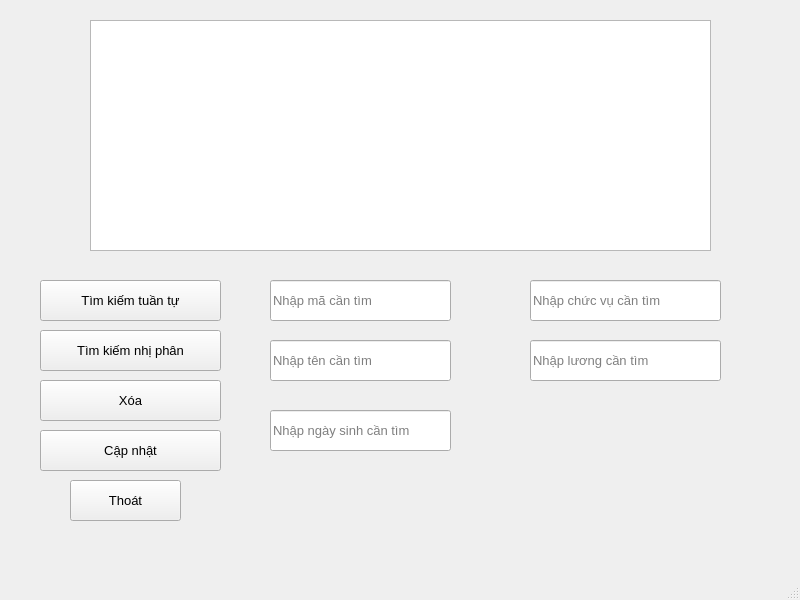
<?xml version="1.0" encoding="UTF-8"?>
<ui version="4.0">
 <class>MainWindow</class>
 <widget class="QMainWindow" name="MainWindow">
  <property name="geometry">
   <rect>
    <x>0</x>
    <y>0</y>
    <width>800</width>
    <height>600</height>
   </rect>
  </property>
  <property name="font">
   <font>
    <pointsize>10</pointsize>
   </font>
  </property>
  <property name="windowTitle">
   <string>Tìm kiếm</string>
  </property>
  <widget class="QWidget" name="centralwidget">
   <widget class="QTableWidget" name="tableWidget">
    <property name="geometry">
     <rect>
      <x>90</x>
      <y>20</y>
      <width>621</width>
      <height>231</height>
     </rect>
    </property>
   </widget>
   <widget class="QPushButton" name="pushButton">
    <property name="geometry">
     <rect>
      <x>40</x>
      <y>280</y>
      <width>181</width>
      <height>41</height>
     </rect>
    </property>
    <property name="text">
     <string>Tìm kiếm tuần tự</string>
    </property>
   </widget>
   <widget class="QPushButton" name="pushButton_2">
    <property name="geometry">
     <rect>
      <x>40</x>
      <y>330</y>
      <width>181</width>
      <height>41</height>
     </rect>
    </property>
    <property name="font">
     <font>
      <pointsize>10</pointsize>
     </font>
    </property>
    <property name="text">
     <string>Tìm kiếm nhị phân</string>
    </property>
   </widget>
   <widget class="QLineEdit" name="lineEdit">
    <property name="geometry">
     <rect>
      <x>270</x>
      <y>280</y>
      <width>181</width>
      <height>41</height>
     </rect>
    </property>
    <property name="font">
     <font>
      <pointsize>10</pointsize>
     </font>
    </property>
    <property name="text">
     <string/>
    </property>
    <property name="echoMode">
     <enum>QLineEdit::Normal</enum>
    </property>
    <property name="placeholderText">
     <string>Nhập mã cần tìm</string>
    </property>
   </widget>
   <widget class="QLineEdit" name="lineEdit_2">
    <property name="geometry">
     <rect>
      <x>270</x>
      <y>340</y>
      <width>181</width>
      <height>41</height>
     </rect>
    </property>
    <property name="placeholderText">
     <string>Nhập tên cần tìm</string>
    </property>
   </widget>
   <widget class="QLineEdit" name="lineEdit_3">
    <property name="geometry">
     <rect>
      <x>270</x>
      <y>410</y>
      <width>181</width>
      <height>41</height>
     </rect>
    </property>
    <property name="placeholderText">
     <string>Nhập ngày sinh cần tìm</string>
    </property>
   </widget>
   <widget class="QLineEdit" name="lineEdit_4">
    <property name="geometry">
     <rect>
      <x>530</x>
      <y>280</y>
      <width>191</width>
      <height>41</height>
     </rect>
    </property>
    <property name="placeholderText">
     <string>Nhập chức vụ cần tìm</string>
    </property>
   </widget>
   <widget class="QLineEdit" name="lineEdit_5">
    <property name="geometry">
     <rect>
      <x>530</x>
      <y>340</y>
      <width>191</width>
      <height>41</height>
     </rect>
    </property>
    <property name="placeholderText">
     <string>Nhập lương cần tìm</string>
    </property>
   </widget>
   <widget class="QPushButton" name="pushButton_3">
    <property name="geometry">
     <rect>
      <x>70</x>
      <y>480</y>
      <width>111</width>
      <height>41</height>
     </rect>
    </property>
    <property name="text">
     <string>Thoát</string>
    </property>
   </widget>
   <widget class="QPushButton" name="pushButton_4">
    <property name="geometry">
     <rect>
      <x>40</x>
      <y>380</y>
      <width>181</width>
      <height>41</height>
     </rect>
    </property>
    <property name="font">
     <font>
      <pointsize>10</pointsize>
     </font>
    </property>
    <property name="text">
     <string>Xóa</string>
    </property>
   </widget>
   <widget class="QPushButton" name="pushButton_5">
    <property name="geometry">
     <rect>
      <x>40</x>
      <y>430</y>
      <width>181</width>
      <height>41</height>
     </rect>
    </property>
    <property name="font">
     <font>
      <pointsize>10</pointsize>
     </font>
    </property>
    <property name="text">
     <string>Cập nhật</string>
    </property>
   </widget>
  </widget>
  <widget class="QMenuBar" name="menubar">
   <property name="geometry">
    <rect>
     <x>0</x>
     <y>0</y>
     <width>800</width>
     <height>26</height>
    </rect>
   </property>
  </widget>
  <widget class="QStatusBar" name="statusbar"/>
 </widget>
 <resources/>
 <connections/>
</ui>
